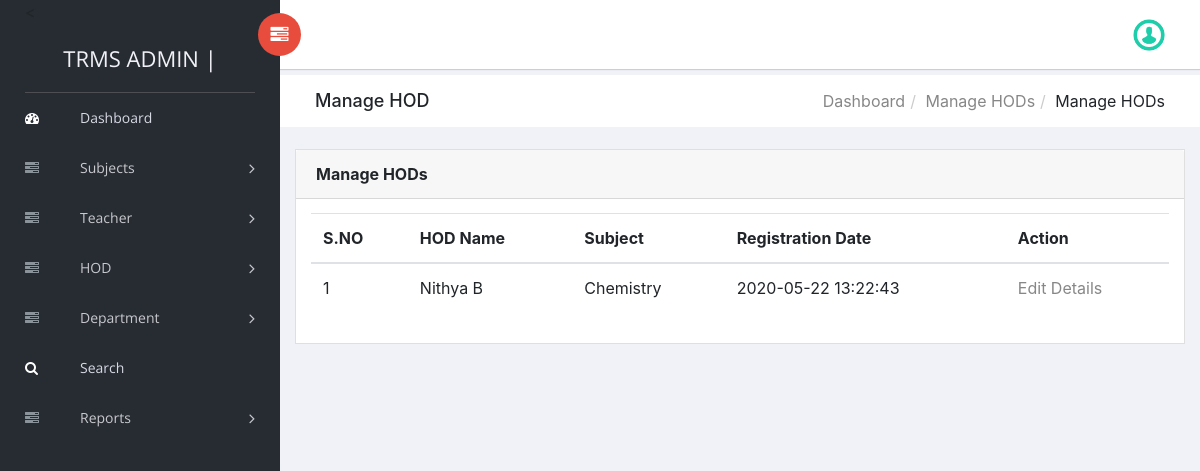
/trms/admin/manage-hod.php (signed in), run on the app's committed database.
### tables this page shows
CREATE TABLE `tblhod` (
  `ID` int(11) AUTO_INCREMENT PRIMARY KEY ,
  `Name` varchar(64) DEFAULT NULL,
  `DeptId` int(11) DEFAULT NULL REFERENCES tbldepartment(ID),
  `UserName` varchar(64) DEFAULT NULL,
  `Password` varchar(64) DEFAULT NULL,
  `Picture` varchar(200) DEFAULT NULL,
  `Email` varchar(120) DEFAULT NULL,
  `MobileNumber` bigint(10) DEFAULT NULL,
  `Qualifications` varchar(120) DEFAULT NULL,
  `Address` varchar(200) DEFAULT NULL,
  `TeacherSub` varchar(120) DEFAULT NULL,
  `JoiningDate` varchar(120) DEFAULT NULL,
  `RegDate` timestamp NOT NULL DEFAULT current_timestamp() ON UPDATE current_timestamp()

);

### trms/admin/manage-hod.php (the view, shortened to what this page needs)
<?php
include('includes/dbconnection.php');
if (strlen($_SESSION['trmsaid']==0)) {
  header('location:logout.php');
  } else{
  ?>
<!doctype html>
<html class="no-js" lang="en">
<head>
    <link rel="stylesheet" href="vendors/bootstrap/dist/css/bootstrap.min.css">
    <link rel="stylesheet" href="vendors/font-awesome/css/font-awesome.min.css">
    <link rel="stylesheet" href="vendors/themify-icons/css/themify-icons.css">
    <link rel="stylesheet" href="vendors/flag-icon-css/css/flag-icon.min.css">
    <link rel="stylesheet" href="vendors/selectFX/css/cs-skin-elastic.css">
    <link rel="stylesheet" href="assets/css/style.css">
</head>
<body>
    <?php include_once('includes/sidebar.php');?>
    <div id="right-panel" class="right-panel">
        <?php include_once('includes/header.php');?>
        <div class="breadcrumbs">
            <div class="col-sm-4">
                <div class="page-header float-left">
                    <div class="page-title">
                        <h1>Manage HOD</h1>
                    </div>
                </div>
            </div>
            <div class="col-sm-8">
                <div class="page-header float-right">
                    <div class="page-title">
                        <ol class="breadcrumb text-right">
                            <li><a href="dashboard.php">Dashboard</a></li>
                            <li><a href="manage-hod.php">Manage HODs</a></li>
                            <li class="active">Manage HODs</li>
                        </ol>
                    </div>
                </div>
            </div>
        </div>
        <div class="content mt-3">
            <div class="animated fadeIn">
                <div class="row">
                    <div class="col-lg-12">
                        <div class="card">
                            <div class="card-header">
                                <strong class="card-title">Manage HODs</strong>
                            </div>
                            <div class="card-body">
                                <table class="table">
                                    <thead>
                                        <tr>
                                            <tr>
                  <th>S.NO</th>
                  <th>HOD Name</th>
                  <th>Subject</th>
                    <th>Registration Date</th>
                   <th>Action</th>
                </tr>
                                        </tr>
                                        </thead>
                                    <?php
$sql="SELECT * from tblhod";
$query = $dbh -> prepare($sql);
$query->execute();
$results=$query->fetchAll(PDO::FETCH_OBJ);
$cnt=1;
if($query->rowCount() > 0)
{
foreach($results as $row)
{               ?>
                <tr>
                  <td><?php echo htmlentities($cnt);?></td>
            <td><?php  echo htmlentities($row->Name);?></td>
                  <td><?php  echo htmlentities($row->TeacherSub);?></td>
                  <td><?php  echo htmlentities($row->RegDate);?></td>
                  <td><a href="edit-hod-detail.php?editid=<?php echo htmlentities ($row->ID);?>">Edit Details</a></td>
                </tr>
               <?php $cnt=$cnt+1;}} ?>
                                </table>
                            </div>
                        </div>
                    </div>
                </div>
            </div>
        </div>
    </div>
</body>
</html>
<?php }  ?>

### data on the page
tblhod: Name "Nithya B", TeacherSub "Chemistry", RegDate "2020-05-22 13:22:43"
